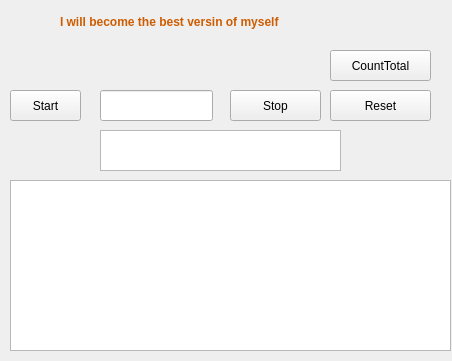
<?xml version="1.0" encoding="UTF-8"?>
<ui version="4.0">
 <class>Form</class>
 <widget class="QWidget" name="Form">
  <property name="geometry">
   <rect>
    <x>0</x>
    <y>0</y>
    <width>452</width>
    <height>361</height>
   </rect>
  </property>
  <property name="windowTitle">
   <string>Form</string>
  </property>
  <widget class="QLabel" name="label">
   <property name="geometry">
    <rect>
     <x>60</x>
     <y>10</y>
     <width>341</width>
     <height>24</height>
    </rect>
   </property>
   <property name="text">
    <string>&lt;html&gt;&lt;head/&gt;&lt;body&gt;&lt;p&gt;&lt;span style=&quot; font-weight:600; color:#ce5c00;&quot;&gt;I will become the best versin of myself&lt;/span&gt;&lt;/p&gt;&lt;/body&gt;&lt;/html&gt;</string>
   </property>
  </widget>
  <widget class="QPushButton" name="start">
   <property name="geometry">
    <rect>
     <x>10</x>
     <y>90</y>
     <width>71</width>
     <height>31</height>
    </rect>
   </property>
   <property name="text">
    <string>Start</string>
   </property>
  </widget>
  <widget class="QPushButton" name="stop">
   <property name="geometry">
    <rect>
     <x>230</x>
     <y>90</y>
     <width>91</width>
     <height>31</height>
    </rect>
   </property>
   <property name="text">
    <string>Stop</string>
   </property>
  </widget>
  <widget class="QPushButton" name="reset">
   <property name="geometry">
    <rect>
     <x>330</x>
     <y>90</y>
     <width>101</width>
     <height>31</height>
    </rect>
   </property>
   <property name="text">
    <string>Reset</string>
   </property>
  </widget>
  <widget class="QPushButton" name="total">
   <property name="geometry">
    <rect>
     <x>330</x>
     <y>50</y>
     <width>101</width>
     <height>31</height>
    </rect>
   </property>
   <property name="text">
    <string>CountTotal</string>
   </property>
  </widget>
  <widget class="QTextEdit" name="textEdit">
   <property name="geometry">
    <rect>
     <x>10</x>
     <y>180</y>
     <width>441</width>
     <height>171</height>
    </rect>
   </property>
  </widget>
  <widget class="QLineEdit" name="lineEdit">
   <property name="geometry">
    <rect>
     <x>100</x>
     <y>90</y>
     <width>113</width>
     <height>31</height>
    </rect>
   </property>
  </widget>
  <widget class="QTextEdit" name="textEdit_2">
   <property name="geometry">
    <rect>
     <x>100</x>
     <y>130</y>
     <width>241</width>
     <height>41</height>
    </rect>
   </property>
  </widget>
 </widget>
 <resources/>
 <connections/>
</ui>
